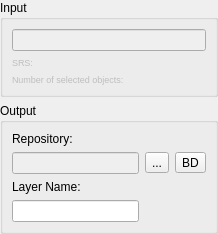
<?xml version="1.0" encoding="UTF-8"?>
<ui version="4.0">
 <class>SaveSelectedObjectsWidgetForm</class>
 <widget class="QWidget" name="SaveSelectedObjectsWidgetForm">
  <property name="geometry">
   <rect>
    <x>0</x>
    <y>0</y>
    <width>218</width>
    <height>220</height>
   </rect>
  </property>
  <property name="windowTitle">
   <string>Save Selected Objects</string>
  </property>
  <layout class="QGridLayout" name="gridLayout_2">
   <property name="leftMargin">
    <number>0</number>
   </property>
   <property name="topMargin">
    <number>0</number>
   </property>
   <property name="rightMargin">
    <number>0</number>
   </property>
   <property name="bottomMargin">
    <number>0</number>
   </property>
   <item row="0" column="0">
    <layout class="QVBoxLayout" name="verticalLayout_2">
     <item>
      <widget class="QGroupBox" name="groupBox_3">
       <property name="title">
        <string>Input</string>
       </property>
       <layout class="QVBoxLayout" name="verticalLayout">
        <item>
         <layout class="QGridLayout" name="gridLayout">
          <item row="0" column="0">
           <widget class="QLineEdit" name="m_layerNameLineEdit">
            <property name="enabled">
             <bool>false</bool>
            </property>
           </widget>
          </item>
         </layout>
        </item>
        <item>
         <layout class="QGridLayout" name="gridLayout_9">
          <item row="0" column="1">
           <widget class="QLabel" name="m_layerSRIDLabel">
            <property name="enabled">
             <bool>false</bool>
            </property>
            <property name="sizePolicy">
             <sizepolicy hsizetype="MinimumExpanding" vsizetype="Fixed">
              <horstretch>0</horstretch>
              <verstretch>0</verstretch>
             </sizepolicy>
            </property>
            <property name="maximumSize">
             <size>
              <width>16777215</width>
              <height>16777215</height>
             </size>
            </property>
            <property name="font">
             <font>
              <pointsize>7</pointsize>
             </font>
            </property>
            <property name="text">
             <string/>
            </property>
           </widget>
          </item>
          <item row="0" column="0">
           <widget class="QLabel" name="label_19">
            <property name="enabled">
             <bool>false</bool>
            </property>
            <property name="sizePolicy">
             <sizepolicy hsizetype="Preferred" vsizetype="Fixed">
              <horstretch>0</horstretch>
              <verstretch>0</verstretch>
             </sizepolicy>
            </property>
            <property name="maximumSize">
             <size>
              <width>16777215</width>
              <height>16777215</height>
             </size>
            </property>
            <property name="font">
             <font>
              <pointsize>7</pointsize>
             </font>
            </property>
            <property name="text">
             <string>SRS:</string>
            </property>
           </widget>
          </item>
         </layout>
        </item>
        <item>
         <layout class="QGridLayout" name="gridLayout_20">
          <item row="0" column="0">
           <layout class="QGridLayout" name="gridLayout_10">
            <item row="0" column="1">
             <widget class="QLabel" name="m_NumSelectedObjLabel">
              <property name="enabled">
               <bool>false</bool>
              </property>
              <property name="sizePolicy">
               <sizepolicy hsizetype="MinimumExpanding" vsizetype="Fixed">
                <horstretch>0</horstretch>
                <verstretch>0</verstretch>
               </sizepolicy>
              </property>
              <property name="maximumSize">
               <size>
                <width>16777215</width>
                <height>16777215</height>
               </size>
              </property>
              <property name="font">
               <font>
                <pointsize>7</pointsize>
               </font>
              </property>
              <property name="text">
               <string/>
              </property>
             </widget>
            </item>
            <item row="0" column="0">
             <widget class="QLabel" name="label_21">
              <property name="enabled">
               <bool>false</bool>
              </property>
              <property name="sizePolicy">
               <sizepolicy hsizetype="Preferred" vsizetype="Fixed">
                <horstretch>0</horstretch>
                <verstretch>0</verstretch>
               </sizepolicy>
              </property>
              <property name="maximumSize">
               <size>
                <width>16777215</width>
                <height>16777215</height>
               </size>
              </property>
              <property name="font">
               <font>
                <pointsize>7</pointsize>
               </font>
              </property>
              <property name="text">
               <string>Number of selected objects:</string>
              </property>
             </widget>
            </item>
           </layout>
          </item>
         </layout>
        </item>
       </layout>
      </widget>
     </item>
     <item>
      <widget class="QGroupBox" name="groupBox_2">
       <property name="sizePolicy">
        <sizepolicy hsizetype="Preferred" vsizetype="Preferred">
         <horstretch>0</horstretch>
         <verstretch>0</verstretch>
        </sizepolicy>
       </property>
       <property name="title">
        <string>Output</string>
       </property>
       <layout class="QGridLayout" name="gridLayout_3">
        <item row="0" column="0">
         <widget class="QLabel" name="label_4">
          <property name="text">
           <string>Repository:</string>
          </property>
         </widget>
        </item>
        <item row="1" column="0">
         <widget class="QLineEdit" name="m_repositoryLineEdit">
          <property name="enabled">
           <bool>false</bool>
          </property>
         </widget>
        </item>
        <item row="1" column="1">
         <widget class="QToolButton" name="m_targetFileToolButton">
          <property name="minimumSize">
           <size>
            <width>0</width>
            <height>0</height>
           </size>
          </property>
          <property name="text">
           <string>...</string>
          </property>
         </widget>
        </item>
        <item row="1" column="2">
         <widget class="QToolButton" name="m_targetDatasourceToolButton">
          <property name="minimumSize">
           <size>
            <width>0</width>
            <height>0</height>
           </size>
          </property>
          <property name="text">
           <string>BD</string>
          </property>
         </widget>
        </item>
        <item row="2" column="0">
         <widget class="QLabel" name="label_3">
          <property name="text">
           <string>Layer Name:</string>
          </property>
         </widget>
        </item>
        <item row="3" column="0">
         <widget class="QLineEdit" name="m_newLayerNameLineEdit">
          <property name="readOnly">
           <bool>false</bool>
          </property>
         </widget>
        </item>
       </layout>
      </widget>
     </item>
    </layout>
   </item>
  </layout>
 </widget>
 <resources/>
 <connections/>
</ui>
